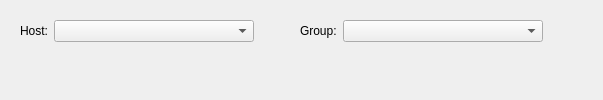
         <widget class="QWidget" name="tabProcessConfig">
          <attribute name="title">
           <string>Servers</string>
          </attribute>
          <layout class="QVBoxLayout" name="verticalLayout_21">
           <item>
            <widget class="QWidget" name="processGroupPanel" native="true">
             <property name="sizePolicy">
              <sizepolicy hsizetype="Preferred" vsizetype="Minimum">
               <horstretch>0</horstretch>
               <verstretch>0</verstretch>
              </sizepolicy>
             </property>
             <property name="minimumSize">
              <size>
               <width>0</width>
               <height>0</height>
              </size>
             </property>
             <layout class="QVBoxLayout" name="verticalLayout_20">
              <item>
               <layout class="QHBoxLayout" name="horizontalLayout_27">
                <item>
                 <widget class="QLabel" name="label_17">
                  <property name="text">
                   <string>Host:</string>
                  </property>
                 </widget>
                </item>
                <item>
                 <widget class="QComboBox" name="processHostCmbx">
                  <property name="sizePolicy">
                   <sizepolicy hsizetype="Expanding" vsizetype="Fixed">
                    <horstretch>4</horstretch>
                    <verstretch>0</verstretch>
                   </sizepolicy>
                  </property>
                  <property name="minimumSize">
                   <size>
                    <width>200</width>
                    <height>0</height>
                   </size>
                  </property>
                  <property name="statusTip">
                   <string>Player configuration file</string>
                  </property>
                 </widget>
                </item>
                <item>
                 <spacer name="horizontalSpacer_21">
                  <property name="orientation">
                   <enum>Qt::Horizontal</enum>
                  </property>
                  <property name="sizeHint" stdset="0">
                   <size>
                    <width>40</width>
                    <height>20</height>
                   </size>
                  </property>
                 </spacer>
                </item>
                <item>
                 <widget class="QLabel" name="label_18">
                  <property name="text">
                   <string>Group:</string>
                  </property>
                 </widget>
                </item>
                <item>
                 <widget class="QComboBox" name="processGroupCmbx">
                  <property name="sizePolicy">
                   <sizepolicy hsizetype="Expanding" vsizetype="Fixed">
                    <horstretch>4</horstretch>
                    <verstretch>0</verstretch>
                   </sizepolicy>
                  </property>
                  <property name="minimumSize">
                   <size>
                    <width>200</width>
                    <height>0</height>
                   </size>
                  </property>
                  <property name="statusTip">
                   <string>Player configuration file</string>
                  </property>
                 </widget>
                </item>
                <item>
                 <spacer name="horizontalSpacer_22">
                  <property name="orientation">
                   <enum>Qt::Horizontal</enum>
                  </property>
                  <property name="sizeHint" stdset="0">
                   <size>
                    <width>40</width>
                    <height>20</height>
                   </size>
                  </property>
                 </spacer>
                </item>
               </layout>
              </item>
             </layout>
            </widget>
           </item>
           <item>
            <widget class="QWidget" name="applicationTreeView" native="true">
             <property name="sizePolicy">
              <sizepolicy hsizetype="Preferred" vsizetype="Expanding">
               <horstretch>0</horstretch>
               <verstretch>0</verstretch>
              </sizepolicy>
             </property>
            </widget>
           </item>
          </layout>
         </widget>
